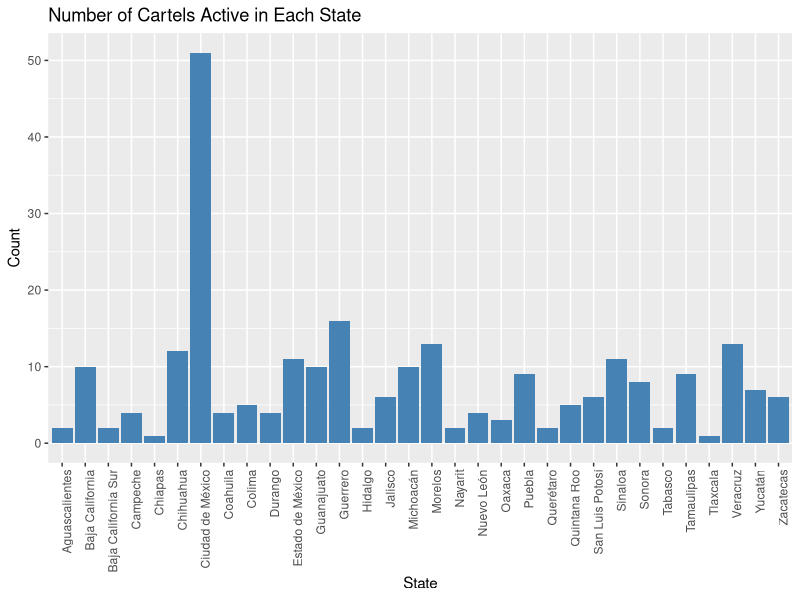
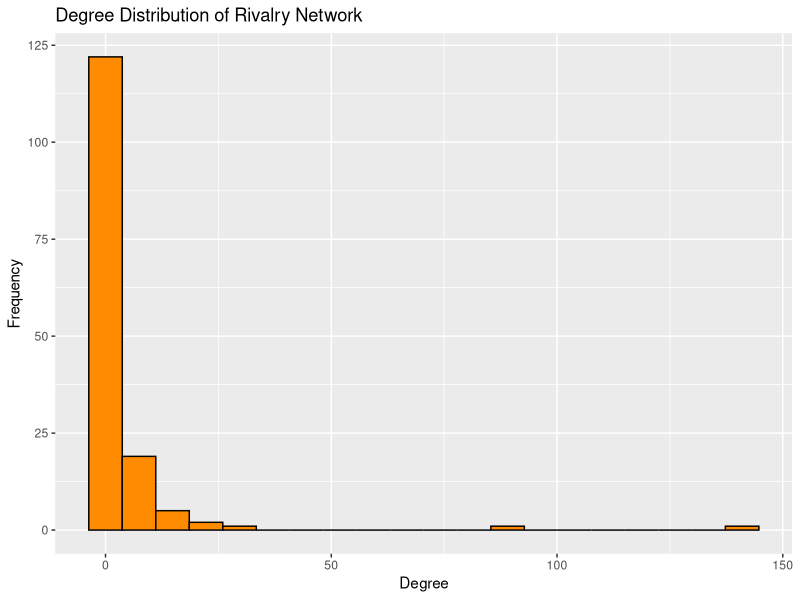

Generate these figures, in order, with R:
# Data Exploration 
# Load the data
data <- readxl::read_excel("Data/BACRIM2020-DB.xlsx")
print(colnames(data))


# Summary of the dataset
cat("Summary of dataset:\n")
print(summary(data))

cat("\nStructure of dataset:\n")
print(str(data))

cat("\nNumber of unique cartels:", length(unique(data$grupo)), "\n")
cat("Number of alliances:", sum(!is.na(data$aliados)), "\n")
cat("Number of rivalries:", sum(!is.na(data$rivales)), "\n")
cat("Number of unique states:", length(unique(unlist(strsplit(paste(data$estado, collapse = ";"), ";")))), "\n")

# Bar plot of cartel activity by state
library(ggplot2)

# Ensure `estado` is formatted for analysis
data$estado[is.na(data$estado)] <- ""
state_counts <- table(unlist(strsplit(data$estado, ";")))

# Convert state counts to a data frame for visualization
state_counts_df <- data.frame(
  State = names(state_counts),
  Count = as.numeric(state_counts)
)

# Create the bar plot
ggplot(state_counts_df, aes(x = State, y = Count)) +
  geom_bar(stat = "identity", fill = "steelblue") +
  labs(title = "Number of Cartels Active in Each State", x = "State", y = "Count") +
  theme(axis.text.x = element_text(angle = 90, hjust = 1))

# Network properties visualization (Degree Distribution)
library(igraph)

# Prepare the network for degree visualization
rivalry_edges <- data.frame(
  from = rep(data$grupo, times = sapply(data$rivales, function(x) length(unlist(strsplit(x, ";"))))),
  to = unlist(strsplit(paste(data$rivales, collapse = ";"), ";"))
)

# Remove NA edges
rivalry_edges <- na.omit(rivalry_edges)

# Create an igraph network
rivalry_graph <- graph_from_data_frame(rivalry_edges, directed = FALSE)

# Plot degree distribution
degree_distribution <- degree(rivalry_graph)
ggplot(data.frame(Degree = degree_distribution), aes(x = Degree)) +
  geom_histogram(bins = 20, fill = "darkorange", color = "black") +
  labs(title = "Degree Distribution of Rivalry Network", x = "Degree", y = "Frequency")

# Combine rows with the same 'grupo'
unique_groups <- unique(data$grupo)
data_combined <- data.frame(grupo = unique_groups)

# Aggregate columns for each unique 'grupo'
aggregate_column <- function(group, column, unique_values = FALSE) {
  group_data <- data[data$grupo == group, column, drop = TRUE]
  group_data <- na.omit(group_data)
  if (unique_values) {
    unique_vals <- unique(unlist(strsplit(paste(group_data, collapse = ";"), ";")))
    return(paste(unique_vals, collapse = ";"))
  } else {
    return(paste(group_data, collapse = ";"))
  }
}

binary_column <- function(group, column) {
  group_data <- data[data$grupo == group, column, drop = TRUE]
  return(as.integer(any(group_data == 1, na.rm = TRUE)))
}

# Populate the combined dataset
for (group in unique_groups) {
  data_combined[data_combined$grupo == group, "estado"] <- aggregate_column(group, "estado", TRUE)
  data_combined[data_combined$grupo == group, "aliados"] <- aggregate_column(group, "aliados", TRUE)
  data_combined[data_combined$grupo == group, "rivales"] <- aggregate_column(group, "rivales", TRUE)
  data_combined[data_combined$grupo == group, "persona"] <- aggregate_column(group, "persona", FALSE)
  data_combined[data_combined$grupo == group, "número_de_rivales"] <- binary_column(group, "número de rivales")
  data_combined[data_combined$grupo == group, "actividades_delictivas"] <- binary_column(group, "actividades_delictivas")
  data_combined[data_combined$grupo == group, "narcotrafico"] <- binary_column(group, "narcotrafico")
  data_combined[data_combined$grupo == group, "conflictos_armados"] <- binary_column(group, "conflictos_armados")
  data_combined[data_combined$grupo == group, "presencia_noviolenta"] <- binary_column(group, "presencia_noviolenta")
  data_combined[data_combined$grupo == group, "accion_guber"] <- binary_column(group, "accion_guber")
  data_combined[data_combined$grupo == group, "otros"] <- binary_column(group, "otros")
}

# Prepare edges (alliances and rivalries)
edges <- list()
row_index <- 1

for (i in seq_len(nrow(data_combined))) {
  cartel <- data_combined$grupo[i]
  
  # Process allies
  if (!is.na(data_combined$aliados[i]) && data_combined$aliados[i] != "") {
    allies <- strsplit(data_combined$aliados[i], ";")[[1]]
    for (ally in allies) {
      edges[[row_index]] <- c(from = cartel, to = ally, type = "alliance")
      row_index <- row_index + 1
    }
  }
  
  # Process rivals
  if (!is.na(data_combined$rivales[i]) && data_combined$rivales[i] != "") {
    rivals <- strsplit(data_combined$rivales[i], ";")[[1]]
    for (rival in rivals) {
      edges[[row_index]] <- c(from = cartel, to = rival, type = "rivalry")
      row_index <- row_index + 1
    }
  }
}

# Convert edges to a data frame and remove duplicates
edges_df <- do.call(rbind, edges)
edges_df <- unique(as.data.frame(edges_df))

# Sort 'from' and 'to' columns lexicographically for each row
edges_df$from_sorted <- apply(edges_df[, c("from", "to")], 1, min)
edges_df$to_sorted <- apply(edges_df[, c("from", "to")], 1, max)

# Drop duplicates based on sorted columns
unique_edges <- edges_df[!duplicated(edges_df[, c("from_sorted", "to_sorted")]), ]

# Filter edges to ensure 'from' and 'to' vertices exist in `data_combined`
valid_edges <- unique_edges[
  unique_edges$from %in% data_combined$grupo & unique_edges$to %in% data_combined$grupo, 
]

# Save valid_edges and vertex data
#write.csv(valid_edges[, c("from", "to", "type")], "valid_edges.csv", row.names = FALSE)
#write.csv(data_combined[, !colnames(data_combined) %in% c("aliados", "rivales")], "vertice_data.csv", row.names = FALSE)

# Prepare the state dependency matrix
data$estado <- ifelse(is.na(data$estado), "", data$estado)

# Create a binary state presence matrix
state_presence <- unique(data.frame(grupo = data$grupo, estado = data$estado))
state_presence <- with(state_presence, table(grupo, unlist(strsplit(estado, ";"))))

# Convert to binary
state_matrix <- as.matrix(state_presence > 0)

# Check and fix state_matrix dimensions
if (nrow(state_matrix) != ncol(state_matrix)) {
  valid_dim <- min(nrow(state_matrix), ncol(state_matrix))
  state_matrix <- state_matrix[1:valid_dim, 1:valid_dim]
}

# Ensure valid column names
if (is.null(colnames(state_matrix)) || length(colnames(state_matrix)) != ncol(state_matrix)) {
  colnames(state_matrix) <- paste0("State", seq_len(ncol(state_matrix)))
}

# Compute dependency matrix
dependency_matrix <- state_matrix %*% t(state_matrix)
diag(dependency_matrix) <- 0  # Set diagonal to zero

# Save dependency matrix
dependency_df <- as.data.frame(dependency_matrix)

# Assign row names
if (nrow(dependency_df) == length(colnames(state_matrix))) {
  rownames(dependency_df) <- colnames(state_matrix)
} else {
  stop("Number of rows in dependency_df does not match the length of state_matrix column names.")
}

# Save the dependency matrix
write.csv(dependency_df, "state_dependency_matrix.csv", row.names = TRUE)

print("Files saved successfully.")


